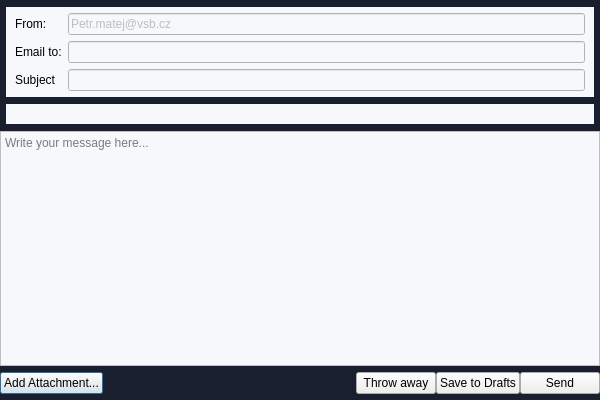
<?xml version="1.0" encoding="UTF-8"?>
<ui version="4.0">
 <class>Compose</class>
 <widget class="QDialog" name="Compose">
  <property name="geometry">
   <rect>
    <x>0</x>
    <y>0</y>
    <width>600</width>
    <height>400</height>
   </rect>
  </property>
  <property name="windowTitle">
   <string>Compose</string>
  </property>
  <property name="styleSheet">
   <string notr="true">QDialog{
background-color: rgb(26, 31, 48);
}

QHBoxLayout{
background-color: rgb(255, 255, 255);
}

QFormLayout{
background-color: rgb(255, 255, 255);
}</string>
  </property>
  <layout class="QVBoxLayout" name="verticalLayout">
   <property name="spacing">
    <number>0</number>
   </property>
   <property name="leftMargin">
    <number>0</number>
   </property>
   <property name="topMargin">
    <number>7</number>
   </property>
   <property name="rightMargin">
    <number>0</number>
   </property>
   <property name="bottomMargin">
    <number>6</number>
   </property>
   <item>
    <layout class="QVBoxLayout" name="verticalLayout_2">
     <property name="spacing">
      <number>7</number>
     </property>
     <property name="leftMargin">
      <number>6</number>
     </property>
     <property name="topMargin">
      <number>0</number>
     </property>
     <property name="rightMargin">
      <number>6</number>
     </property>
     <property name="bottomMargin">
      <number>7</number>
     </property>
     <item>
      <widget class="QWidget" name="formWidget" native="true">
       <property name="palette">
        <palette>
         <active>
          <colorrole role="WindowText">
           <brush brushstyle="SolidPattern">
            <color alpha="255">
             <red>0</red>
             <green>0</green>
             <blue>0</blue>
            </color>
           </brush>
          </colorrole>
          <colorrole role="Button">
           <brush brushstyle="SolidPattern">
            <color alpha="255">
             <red>246</red>
             <green>248</green>
             <blue>252</blue>
            </color>
           </brush>
          </colorrole>
          <colorrole role="Text">
           <brush brushstyle="SolidPattern">
            <color alpha="255">
             <red>0</red>
             <green>0</green>
             <blue>0</blue>
            </color>
           </brush>
          </colorrole>
          <colorrole role="ButtonText">
           <brush brushstyle="SolidPattern">
            <color alpha="255">
             <red>0</red>
             <green>0</green>
             <blue>0</blue>
            </color>
           </brush>
          </colorrole>
          <colorrole role="Base">
           <brush brushstyle="SolidPattern">
            <color alpha="255">
             <red>246</red>
             <green>248</green>
             <blue>252</blue>
            </color>
           </brush>
          </colorrole>
          <colorrole role="Window">
           <brush brushstyle="SolidPattern">
            <color alpha="255">
             <red>246</red>
             <green>248</green>
             <blue>252</blue>
            </color>
           </brush>
          </colorrole>
          <colorrole role="ToolTipText">
           <brush brushstyle="SolidPattern">
            <color alpha="255">
             <red>0</red>
             <green>0</green>
             <blue>0</blue>
            </color>
           </brush>
          </colorrole>
          <colorrole role="PlaceholderText">
           <brush brushstyle="SolidPattern">
            <color alpha="128">
             <red>0</red>
             <green>0</green>
             <blue>0</blue>
            </color>
           </brush>
          </colorrole>
         </active>
         <inactive>
          <colorrole role="WindowText">
           <brush brushstyle="SolidPattern">
            <color alpha="255">
             <red>0</red>
             <green>0</green>
             <blue>0</blue>
            </color>
           </brush>
          </colorrole>
          <colorrole role="Button">
           <brush brushstyle="SolidPattern">
            <color alpha="255">
             <red>246</red>
             <green>248</green>
             <blue>252</blue>
            </color>
           </brush>
          </colorrole>
          <colorrole role="Text">
           <brush brushstyle="SolidPattern">
            <color alpha="255">
             <red>0</red>
             <green>0</green>
             <blue>0</blue>
            </color>
           </brush>
          </colorrole>
          <colorrole role="ButtonText">
           <brush brushstyle="SolidPattern">
            <color alpha="255">
             <red>0</red>
             <green>0</green>
             <blue>0</blue>
            </color>
           </brush>
          </colorrole>
          <colorrole role="Base">
           <brush brushstyle="SolidPattern">
            <color alpha="255">
             <red>246</red>
             <green>248</green>
             <blue>252</blue>
            </color>
           </brush>
          </colorrole>
          <colorrole role="Window">
           <brush brushstyle="SolidPattern">
            <color alpha="255">
             <red>246</red>
             <green>248</green>
             <blue>252</blue>
            </color>
           </brush>
          </colorrole>
          <colorrole role="ToolTipText">
           <brush brushstyle="SolidPattern">
            <color alpha="255">
             <red>0</red>
             <green>0</green>
             <blue>0</blue>
            </color>
           </brush>
          </colorrole>
          <colorrole role="PlaceholderText">
           <brush brushstyle="SolidPattern">
            <color alpha="128">
             <red>0</red>
             <green>0</green>
             <blue>0</blue>
            </color>
           </brush>
          </colorrole>
         </inactive>
         <disabled>
          <colorrole role="WindowText">
           <brush brushstyle="SolidPattern">
            <color alpha="96">
             <red>164</red>
             <green>166</green>
             <blue>168</blue>
            </color>
           </brush>
          </colorrole>
          <colorrole role="Button">
           <brush brushstyle="SolidPattern">
            <color alpha="255">
             <red>246</red>
             <green>248</green>
             <blue>252</blue>
            </color>
           </brush>
          </colorrole>
          <colorrole role="Text">
           <brush brushstyle="SolidPattern">
            <color alpha="96">
             <red>164</red>
             <green>166</green>
             <blue>168</blue>
            </color>
           </brush>
          </colorrole>
          <colorrole role="ButtonText">
           <brush brushstyle="SolidPattern">
            <color alpha="96">
             <red>164</red>
             <green>166</green>
             <blue>168</blue>
            </color>
           </brush>
          </colorrole>
          <colorrole role="Base">
           <brush brushstyle="SolidPattern">
            <color alpha="255">
             <red>246</red>
             <green>248</green>
             <blue>252</blue>
            </color>
           </brush>
          </colorrole>
          <colorrole role="Window">
           <brush brushstyle="SolidPattern">
            <color alpha="255">
             <red>246</red>
             <green>248</green>
             <blue>252</blue>
            </color>
           </brush>
          </colorrole>
          <colorrole role="ToolTipText">
           <brush brushstyle="SolidPattern">
            <color alpha="255">
             <red>0</red>
             <green>0</green>
             <blue>0</blue>
            </color>
           </brush>
          </colorrole>
          <colorrole role="PlaceholderText">
           <brush brushstyle="SolidPattern">
            <color alpha="128">
             <red>208</red>
             <green>208</green>
             <blue>208</blue>
            </color>
           </brush>
          </colorrole>
         </disabled>
        </palette>
       </property>
       <property name="styleSheet">
        <string notr="true">QWidget{
background-color: #F6F8FC;
}</string>
       </property>
       <layout class="QFormLayout" name="formLayout">
        <property name="leftMargin">
         <number>9</number>
        </property>
        <property name="topMargin">
         <number>6</number>
        </property>
        <property name="rightMargin">
         <number>9</number>
        </property>
        <property name="bottomMargin">
         <number>6</number>
        </property>
        <item row="0" column="0">
         <widget class="QLabel" name="label">
          <property name="styleSheet">
           <string notr="true">QFormLayout{
background-color: rgb(255, 255, 255);
}</string>
          </property>
          <property name="text">
           <string>From:</string>
          </property>
         </widget>
        </item>
        <item row="0" column="1">
         <widget class="QLineEdit" name="lineEdit">
          <property name="enabled">
           <bool>false</bool>
          </property>
          <property name="text">
           <string>Petr.matej@vsb.cz</string>
          </property>
         </widget>
        </item>
        <item row="1" column="0">
         <widget class="QLabel" name="label_2">
          <property name="text">
           <string>Email to:</string>
          </property>
         </widget>
        </item>
        <item row="1" column="1">
         <widget class="QLineEdit" name="lineEdit_2"/>
        </item>
        <item row="2" column="0">
         <widget class="QLabel" name="label_3">
          <property name="text">
           <string>Subject</string>
          </property>
         </widget>
        </item>
        <item row="2" column="1">
         <widget class="QLineEdit" name="lineEdit_3"/>
        </item>
       </layout>
      </widget>
     </item>
     <item>
      <widget class="QFrame" name="horizontalFrame">
       <property name="sizePolicy">
        <sizepolicy hsizetype="Preferred" vsizetype="Fixed">
         <horstretch>0</horstretch>
         <verstretch>0</verstretch>
        </sizepolicy>
       </property>
       <property name="contextMenuPolicy">
        <enum>Qt::DefaultContextMenu</enum>
       </property>
       <property name="styleSheet">
        <string notr="true">QWidget{
background-color: #F6F8FC;
}</string>
       </property>
       <layout class="QHBoxLayout" name="horizontalLayout">
        <property name="spacing">
         <number>0</number>
        </property>
        <property name="leftMargin">
         <number>9</number>
        </property>
        <property name="topMargin">
         <number>0</number>
        </property>
        <property name="rightMargin">
         <number>9</number>
        </property>
        <property name="bottomMargin">
         <number>0</number>
        </property>
        <item>
         <widget class="QLabel" name="label_48">
          <property name="sizePolicy">
           <sizepolicy hsizetype="Fixed" vsizetype="Preferred">
            <horstretch>0</horstretch>
            <verstretch>0</verstretch>
           </sizepolicy>
          </property>
          <property name="autoFillBackground">
           <bool>false</bool>
          </property>
          <property name="styleSheet">
           <string notr="true">QLabel:hover{
background-color: #3e55ff;
}</string>
          </property>
          <property name="text">
           <string/>
          </property>
          <property name="textFormat">
           <enum>Qt::AutoText</enum>
          </property>
          <property name="pixmap">
           <pixmap resource="img.qrc">:/images/toolbar/baseline_undo_black_18dp.png</pixmap>
          </property>
          <property name="scaledContents">
           <bool>false</bool>
          </property>
          <property name="alignment">
           <set>Qt::AlignCenter</set>
          </property>
          <property name="margin">
           <number>3</number>
          </property>
         </widget>
        </item>
        <item>
         <widget class="QLabel" name="label_43">
          <property name="sizePolicy">
           <sizepolicy hsizetype="Fixed" vsizetype="Preferred">
            <horstretch>0</horstretch>
            <verstretch>0</verstretch>
           </sizepolicy>
          </property>
          <property name="autoFillBackground">
           <bool>false</bool>
          </property>
          <property name="styleSheet">
           <string notr="true">QLabel:hover{
background-color: #3e55ff;
}</string>
          </property>
          <property name="text">
           <string/>
          </property>
          <property name="textFormat">
           <enum>Qt::AutoText</enum>
          </property>
          <property name="pixmap">
           <pixmap resource="img.qrc">:/images/toolbar/baseline_redo_black_18dp.png</pixmap>
          </property>
          <property name="scaledContents">
           <bool>false</bool>
          </property>
          <property name="alignment">
           <set>Qt::AlignCenter</set>
          </property>
          <property name="margin">
           <number>3</number>
          </property>
         </widget>
        </item>
        <item>
         <widget class="QLabel" name="label_37">
          <property name="sizePolicy">
           <sizepolicy hsizetype="Fixed" vsizetype="Preferred">
            <horstretch>0</horstretch>
            <verstretch>0</verstretch>
           </sizepolicy>
          </property>
          <property name="autoFillBackground">
           <bool>false</bool>
          </property>
          <property name="styleSheet">
           <string notr="true">QLabel:hover{
background-color: #3e55ff;
}</string>
          </property>
          <property name="text">
           <string/>
          </property>
          <property name="textFormat">
           <enum>Qt::AutoText</enum>
          </property>
          <property name="pixmap">
           <pixmap resource="img.qrc">:/images/toolbar/baseline_format_bold_black_18dp.png</pixmap>
          </property>
          <property name="scaledContents">
           <bool>false</bool>
          </property>
          <property name="alignment">
           <set>Qt::AlignCenter</set>
          </property>
          <property name="margin">
           <number>3</number>
          </property>
         </widget>
        </item>
        <item>
         <widget class="QLabel" name="label_46">
          <property name="sizePolicy">
           <sizepolicy hsizetype="Fixed" vsizetype="Preferred">
            <horstretch>0</horstretch>
            <verstretch>0</verstretch>
           </sizepolicy>
          </property>
          <property name="autoFillBackground">
           <bool>false</bool>
          </property>
          <property name="styleSheet">
           <string notr="true">QLabel:hover{
background-color: #3e55ff;
}</string>
          </property>
          <property name="text">
           <string/>
          </property>
          <property name="textFormat">
           <enum>Qt::AutoText</enum>
          </property>
          <property name="pixmap">
           <pixmap resource="img.qrc">:/images/toolbar/baseline_title_black_18dp.png</pixmap>
          </property>
          <property name="scaledContents">
           <bool>false</bool>
          </property>
          <property name="alignment">
           <set>Qt::AlignCenter</set>
          </property>
          <property name="margin">
           <number>3</number>
          </property>
         </widget>
        </item>
        <item>
         <widget class="QLabel" name="label_41">
          <property name="sizePolicy">
           <sizepolicy hsizetype="Fixed" vsizetype="Preferred">
            <horstretch>0</horstretch>
            <verstretch>0</verstretch>
           </sizepolicy>
          </property>
          <property name="autoFillBackground">
           <bool>false</bool>
          </property>
          <property name="styleSheet">
           <string notr="true">QLabel:hover{
background-color: #3e55ff;
}</string>
          </property>
          <property name="text">
           <string/>
          </property>
          <property name="textFormat">
           <enum>Qt::AutoText</enum>
          </property>
          <property name="pixmap">
           <pixmap resource="img.qrc">:/images/toolbar/baseline_format_underlined_black_18dp.png</pixmap>
          </property>
          <property name="scaledContents">
           <bool>false</bool>
          </property>
          <property name="alignment">
           <set>Qt::AlignCenter</set>
          </property>
          <property name="margin">
           <number>3</number>
          </property>
         </widget>
        </item>
        <item>
         <widget class="QLabel" name="label_40">
          <property name="sizePolicy">
           <sizepolicy hsizetype="Fixed" vsizetype="Preferred">
            <horstretch>0</horstretch>
            <verstretch>0</verstretch>
           </sizepolicy>
          </property>
          <property name="autoFillBackground">
           <bool>false</bool>
          </property>
          <property name="styleSheet">
           <string notr="true">QLabel:hover{
background-color: #3e55ff;
}</string>
          </property>
          <property name="text">
           <string/>
          </property>
          <property name="textFormat">
           <enum>Qt::AutoText</enum>
          </property>
          <property name="pixmap">
           <pixmap resource="img.qrc">:/images/toolbar/baseline_format_color_text_black_18dp.png</pixmap>
          </property>
          <property name="scaledContents">
           <bool>false</bool>
          </property>
          <property name="alignment">
           <set>Qt::AlignCenter</set>
          </property>
          <property name="margin">
           <number>3</number>
          </property>
         </widget>
        </item>
        <item>
         <widget class="QLabel" name="label_39">
          <property name="sizePolicy">
           <sizepolicy hsizetype="Fixed" vsizetype="Preferred">
            <horstretch>0</horstretch>
            <verstretch>0</verstretch>
           </sizepolicy>
          </property>
          <property name="autoFillBackground">
           <bool>false</bool>
          </property>
          <property name="styleSheet">
           <string notr="true">QLabel:hover{
background-color: #3e55ff;
}</string>
          </property>
          <property name="text">
           <string/>
          </property>
          <property name="textFormat">
           <enum>Qt::AutoText</enum>
          </property>
          <property name="pixmap">
           <pixmap resource="img.qrc">:/images/toolbar/baseline_format_color_fill_black_18dp.png</pixmap>
          </property>
          <property name="scaledContents">
           <bool>false</bool>
          </property>
          <property name="alignment">
           <set>Qt::AlignCenter</set>
          </property>
          <property name="margin">
           <number>3</number>
          </property>
         </widget>
        </item>
        <item>
         <widget class="QLabel" name="label_47">
          <property name="sizePolicy">
           <sizepolicy hsizetype="Fixed" vsizetype="Preferred">
            <horstretch>0</horstretch>
            <verstretch>0</verstretch>
           </sizepolicy>
          </property>
          <property name="autoFillBackground">
           <bool>false</bool>
          </property>
          <property name="styleSheet">
           <string notr="true">QLabel:hover{
background-color: #3e55ff;
}</string>
          </property>
          <property name="text">
           <string/>
          </property>
          <property name="textFormat">
           <enum>Qt::AutoText</enum>
          </property>
          <property name="pixmap">
           <pixmap resource="img.qrc">:/images/toolbar/baseline_text_format_black_18dp.png</pixmap>
          </property>
          <property name="scaledContents">
           <bool>false</bool>
          </property>
          <property name="alignment">
           <set>Qt::AlignCenter</set>
          </property>
          <property name="margin">
           <number>3</number>
          </property>
         </widget>
        </item>
        <item>
         <widget class="QLabel" name="label_33">
          <property name="sizePolicy">
           <sizepolicy hsizetype="Fixed" vsizetype="Preferred">
            <horstretch>0</horstretch>
            <verstretch>0</verstretch>
           </sizepolicy>
          </property>
          <property name="autoFillBackground">
           <bool>false</bool>
          </property>
          <property name="styleSheet">
           <string notr="true">QLabel:hover{
background-color: #3e55ff;
}</string>
          </property>
          <property name="text">
           <string/>
          </property>
          <property name="textFormat">
           <enum>Qt::AutoText</enum>
          </property>
          <property name="pixmap">
           <pixmap resource="img.qrc">:/images/toolbar/baseline_add_black_18dp.png</pixmap>
          </property>
          <property name="scaledContents">
           <bool>false</bool>
          </property>
          <property name="alignment">
           <set>Qt::AlignCenter</set>
          </property>
          <property name="margin">
           <number>3</number>
          </property>
         </widget>
        </item>
        <item>
         <widget class="QLabel" name="label_36">
          <property name="sizePolicy">
           <sizepolicy hsizetype="Fixed" vsizetype="Preferred">
            <horstretch>0</horstretch>
            <verstretch>0</verstretch>
           </sizepolicy>
          </property>
          <property name="autoFillBackground">
           <bool>false</bool>
          </property>
          <property name="styleSheet">
           <string notr="true">QLabel:hover{
background-color: #3e55ff;
}</string>
          </property>
          <property name="text">
           <string/>
          </property>
          <property name="textFormat">
           <enum>Qt::AutoText</enum>
          </property>
          <property name="pixmap">
           <pixmap resource="img.qrc">:/images/toolbar/baseline_create_black_18dp.png</pixmap>
          </property>
          <property name="scaledContents">
           <bool>false</bool>
          </property>
          <property name="alignment">
           <set>Qt::AlignCenter</set>
          </property>
          <property name="margin">
           <number>3</number>
          </property>
         </widget>
        </item>
        <item>
         <widget class="QLabel" name="label_34">
          <property name="sizePolicy">
           <sizepolicy hsizetype="Fixed" vsizetype="Preferred">
            <horstretch>0</horstretch>
            <verstretch>0</verstretch>
           </sizepolicy>
          </property>
          <property name="autoFillBackground">
           <bool>false</bool>
          </property>
          <property name="styleSheet">
           <string notr="true">QLabel:hover{
background-color: #3e55ff;
}</string>
          </property>
          <property name="text">
           <string/>
          </property>
          <property name="textFormat">
           <enum>Qt::AutoText</enum>
          </property>
          <property name="pixmap">
           <pixmap resource="img.qrc">:/images/toolbar/baseline_attach_file_black_18dp.png</pixmap>
          </property>
          <property name="scaledContents">
           <bool>false</bool>
          </property>
          <property name="alignment">
           <set>Qt::AlignCenter</set>
          </property>
          <property name="margin">
           <number>3</number>
          </property>
         </widget>
        </item>
        <item>
         <widget class="QLabel" name="label_35">
          <property name="sizePolicy">
           <sizepolicy hsizetype="Fixed" vsizetype="Preferred">
            <horstretch>0</horstretch>
            <verstretch>0</verstretch>
           </sizepolicy>
          </property>
          <property name="autoFillBackground">
           <bool>false</bool>
          </property>
          <property name="styleSheet">
           <string notr="true">QLabel:hover{
background-color: #3e55ff;
}</string>
          </property>
          <property name="text">
           <string/>
          </property>
          <property name="textFormat">
           <enum>Qt::AutoText</enum>
          </property>
          <property name="pixmap">
           <pixmap resource="img.qrc">:/images/toolbar/baseline_backspace_black_18dp.png</pixmap>
          </property>
          <property name="scaledContents">
           <bool>false</bool>
          </property>
          <property name="alignment">
           <set>Qt::AlignCenter</set>
          </property>
          <property name="margin">
           <number>3</number>
          </property>
         </widget>
        </item>
        <item>
         <widget class="QLabel" name="label_38">
          <property name="sizePolicy">
           <sizepolicy hsizetype="Fixed" vsizetype="Preferred">
            <horstretch>0</horstretch>
            <verstretch>0</verstretch>
           </sizepolicy>
          </property>
          <property name="autoFillBackground">
           <bool>false</bool>
          </property>
          <property name="styleSheet">
           <string notr="true">QLabel:hover{
background-color: #3e55ff;
}</string>
          </property>
          <property name="text">
           <string/>
          </property>
          <property name="textFormat">
           <enum>Qt::AutoText</enum>
          </property>
          <property name="pixmap">
           <pixmap resource="img.qrc">:/images/toolbar/baseline_format_clear_black_18dp.png</pixmap>
          </property>
          <property name="scaledContents">
           <bool>false</bool>
          </property>
          <property name="alignment">
           <set>Qt::AlignCenter</set>
          </property>
          <property name="margin">
           <number>3</number>
          </property>
         </widget>
        </item>
        <item>
         <widget class="QLabel" name="label_42">
          <property name="sizePolicy">
           <sizepolicy hsizetype="Fixed" vsizetype="Preferred">
            <horstretch>0</horstretch>
            <verstretch>0</verstretch>
           </sizepolicy>
          </property>
          <property name="autoFillBackground">
           <bool>false</bool>
          </property>
          <property name="styleSheet">
           <string notr="true">QLabel:hover{
background-color: #3e55ff;
}</string>
          </property>
          <property name="text">
           <string/>
          </property>
          <property name="textFormat">
           <enum>Qt::AutoText</enum>
          </property>
          <property name="pixmap">
           <pixmap resource="img.qrc">:/images/toolbar/baseline_link_black_18dp.png</pixmap>
          </property>
          <property name="scaledContents">
           <bool>false</bool>
          </property>
          <property name="alignment">
           <set>Qt::AlignCenter</set>
          </property>
          <property name="margin">
           <number>3</number>
          </property>
         </widget>
        </item>
        <item>
         <widget class="QLabel" name="label_44">
          <property name="sizePolicy">
           <sizepolicy hsizetype="Fixed" vsizetype="Preferred">
            <horstretch>0</horstretch>
            <verstretch>0</verstretch>
           </sizepolicy>
          </property>
          <property name="autoFillBackground">
           <bool>false</bool>
          </property>
          <property name="styleSheet">
           <string notr="true">QLabel:hover{
background-color: #3e55ff;
}</string>
          </property>
          <property name="text">
           <string/>
          </property>
          <property name="textFormat">
           <enum>Qt::AutoText</enum>
          </property>
          <property name="pixmap">
           <pixmap resource="img.qrc">:/images/toolbar/baseline_send_black_18dp.png</pixmap>
          </property>
          <property name="scaledContents">
           <bool>false</bool>
          </property>
          <property name="alignment">
           <set>Qt::AlignCenter</set>
          </property>
          <property name="margin">
           <number>3</number>
          </property>
         </widget>
        </item>
        <item>
         <widget class="QLabel" name="label_45">
          <property name="sizePolicy">
           <sizepolicy hsizetype="Fixed" vsizetype="Preferred">
            <horstretch>0</horstretch>
            <verstretch>0</verstretch>
           </sizepolicy>
          </property>
          <property name="autoFillBackground">
           <bool>false</bool>
          </property>
          <property name="styleSheet">
           <string notr="true">QLabel:hover{
background-color: #3e55ff;
}</string>
          </property>
          <property name="text">
           <string/>
          </property>
          <property name="textFormat">
           <enum>Qt::AutoText</enum>
          </property>
          <property name="pixmap">
           <pixmap resource="img.qrc">:/images/toolbar/baseline_sort_black_18dp.png</pixmap>
          </property>
          <property name="scaledContents">
           <bool>false</bool>
          </property>
          <property name="alignment">
           <set>Qt::AlignCenter</set>
          </property>
          <property name="margin">
           <number>3</number>
          </property>
         </widget>
        </item>
        <item>
         <widget class="QLabel" name="label_49">
          <property name="sizePolicy">
           <sizepolicy hsizetype="Fixed" vsizetype="Preferred">
            <horstretch>0</horstretch>
            <verstretch>0</verstretch>
           </sizepolicy>
          </property>
          <property name="autoFillBackground">
           <bool>false</bool>
          </property>
          <property name="styleSheet">
           <string notr="true">QLabel:hover{
background-color: #3e55ff;
}</string>
          </property>
          <property name="text">
           <string/>
          </property>
          <property name="textFormat">
           <enum>Qt::AutoText</enum>
          </property>
          <property name="pixmap">
           <pixmap resource="img.qrc">:/images/toolbar/baseline_wrap_text_black_18dp.png</pixmap>
          </property>
          <property name="scaledContents">
           <bool>false</bool>
          </property>
          <property name="alignment">
           <set>Qt::AlignCenter</set>
          </property>
          <property name="margin">
           <number>3</number>
          </property>
         </widget>
        </item>
        <item>
         <spacer name="horizontalSpacer">
          <property name="orientation">
           <enum>Qt::Horizontal</enum>
          </property>
          <property name="sizeType">
           <enum>QSizePolicy::Preferred</enum>
          </property>
          <property name="sizeHint" stdset="0">
           <size>
            <width>1000</width>
            <height>20</height>
           </size>
          </property>
         </spacer>
        </item>
       </layout>
      </widget>
     </item>
    </layout>
   </item>
   <item>
    <layout class="QVBoxLayout" name="verticalLayout_3">
     <property name="bottomMargin">
      <number>6</number>
     </property>
     <item>
      <widget class="QTextEdit" name="textEdit">
       <property name="sizePolicy">
        <sizepolicy hsizetype="Expanding" vsizetype="Expanding">
         <horstretch>0</horstretch>
         <verstretch>0</verstretch>
        </sizepolicy>
       </property>
       <property name="palette">
        <palette>
         <active>
          <colorrole role="Button">
           <brush brushstyle="SolidPattern">
            <color alpha="255">
             <red>246</red>
             <green>248</green>
             <blue>252</blue>
            </color>
           </brush>
          </colorrole>
          <colorrole role="Text">
           <brush brushstyle="SolidPattern">
            <color alpha="255">
             <red>0</red>
             <green>0</green>
             <blue>0</blue>
            </color>
           </brush>
          </colorrole>
          <colorrole role="Base">
           <brush brushstyle="SolidPattern">
            <color alpha="255">
             <red>246</red>
             <green>248</green>
             <blue>252</blue>
            </color>
           </brush>
          </colorrole>
          <colorrole role="Window">
           <brush brushstyle="SolidPattern">
            <color alpha="255">
             <red>246</red>
             <green>248</green>
             <blue>252</blue>
            </color>
           </brush>
          </colorrole>
          <colorrole role="PlaceholderText">
           <brush brushstyle="SolidPattern">
            <color alpha="128">
             <red>0</red>
             <green>0</green>
             <blue>0</blue>
            </color>
           </brush>
          </colorrole>
         </active>
         <inactive>
          <colorrole role="Button">
           <brush brushstyle="SolidPattern">
            <color alpha="255">
             <red>246</red>
             <green>248</green>
             <blue>252</blue>
            </color>
           </brush>
          </colorrole>
          <colorrole role="Text">
           <brush brushstyle="SolidPattern">
            <color alpha="255">
             <red>0</red>
             <green>0</green>
             <blue>0</blue>
            </color>
           </brush>
          </colorrole>
          <colorrole role="Base">
           <brush brushstyle="SolidPattern">
            <color alpha="255">
             <red>246</red>
             <green>248</green>
             <blue>252</blue>
            </color>
           </brush>
          </colorrole>
          <colorrole role="Window">
           <brush brushstyle="SolidPattern">
            <color alpha="255">
             <red>246</red>
             <green>248</green>
             <blue>252</blue>
            </color>
           </brush>
          </colorrole>
          <colorrole role="PlaceholderText">
           <brush brushstyle="SolidPattern">
            <color alpha="128">
             <red>0</red>
             <green>0</green>
             <blue>0</blue>
            </color>
           </brush>
          </colorrole>
         </inactive>
         <disabled>
          <colorrole role="Button">
           <brush brushstyle="SolidPattern">
            <color alpha="255">
             <red>246</red>
             <green>248</green>
             <blue>252</blue>
            </color>
           </brush>
          </colorrole>
          <colorrole role="Text">
           <brush brushstyle="SolidPattern">
            <color alpha="96">
             <red>164</red>
             <green>166</green>
             <blue>168</blue>
            </color>
           </brush>
          </colorrole>
          <colorrole role="Base">
           <brush brushstyle="SolidPattern">
            <color alpha="255">
             <red>246</red>
             <green>248</green>
             <blue>252</blue>
            </color>
           </brush>
          </colorrole>
          <colorrole role="Window">
           <brush brushstyle="SolidPattern">
            <color alpha="255">
             <red>246</red>
             <green>248</green>
             <blue>252</blue>
            </color>
           </brush>
          </colorrole>
          <colorrole role="PlaceholderText">
           <brush brushstyle="SolidPattern">
            <color alpha="128">
             <red>0</red>
             <green>0</green>
             <blue>0</blue>
            </color>
           </brush>
          </colorrole>
         </disabled>
        </palette>
       </property>
       <property name="styleSheet">
        <string notr="true">QTextEdit{
background-color: #F6F8FC;
}</string>
       </property>
       <property name="frameShadow">
        <enum>QFrame::Sunken</enum>
       </property>
       <property name="html">
        <string>&lt;!DOCTYPE HTML PUBLIC &quot;-//W3C//DTD HTML 4.0//EN&quot; &quot;http://www.w3.org/TR/REC-html40/strict.dtd&quot;&gt;
&lt;html&gt;&lt;head&gt;&lt;meta name=&quot;qrichtext&quot; content=&quot;1&quot; /&gt;&lt;style type=&quot;text/css&quot;&gt;
p, li { white-space: pre-wrap; }
&lt;/style&gt;&lt;/head&gt;&lt;body style=&quot; font-family:'MS Shell Dlg 2'; font-size:8.25pt; font-weight:400; font-style:normal;&quot;&gt;
&lt;p style=&quot;-qt-paragraph-type:empty; margin-top:0px; margin-bottom:0px; margin-left:0px; margin-right:0px; -qt-block-indent:0; text-indent:0px;&quot;&gt;&lt;br /&gt;&lt;/p&gt;&lt;/body&gt;&lt;/html&gt;</string>
       </property>
       <property name="placeholderText">
        <string>Write your message here...</string>
       </property>
      </widget>
     </item>
    </layout>
   </item>
   <item>
    <layout class="QHBoxLayout" name="horizontalLayout_2">
     <item>
      <widget class="QPushButton" name="pushButton">
       <property name="text">
        <string>Add Attachment...</string>
       </property>
      </widget>
     </item>
     <item>
      <widget class="QDialogButtonBox" name="buttonBox">
       <property name="orientation">
        <enum>Qt::Horizontal</enum>
       </property>
       <property name="standardButtons">
        <set>QDialogButtonBox::NoButton</set>
       </property>
       <property name="centerButtons">
        <bool>false</bool>
       </property>
      </widget>
     </item>
     <item>
      <widget class="QPushButton" name="pushButton_4">
       <property name="text">
        <string>Throw away</string>
       </property>
      </widget>
     </item>
     <item>
      <widget class="QPushButton" name="pushButton_3">
       <property name="text">
        <string>Save to Drafts</string>
       </property>
      </widget>
     </item>
     <item>
      <widget class="QPushButton" name="pushButton_2">
       <property name="text">
        <string>Send</string>
       </property>
      </widget>
     </item>
    </layout>
   </item>
  </layout>
 </widget>
 <resources>
  <include location="img.qrc"/>
 </resources>
 <connections>
  <connection>
   <sender>buttonBox</sender>
   <signal>accepted()</signal>
   <receiver>Compose</receiver>
   <slot>accept()</slot>
   <hints>
    <hint type="sourcelabel">
     <x>248</x>
     <y>254</y>
    </hint>
    <hint type="destinationlabel">
     <x>157</x>
     <y>274</y>
    </hint>
   </hints>
  </connection>
  <connection>
   <sender>buttonBox</sender>
   <signal>rejected()</signal>
   <receiver>Compose</receiver>
   <slot>reject()</slot>
   <hints>
    <hint type="sourcelabel">
     <x>316</x>
     <y>260</y>
    </hint>
    <hint type="destinationlabel">
     <x>286</x>
     <y>274</y>
    </hint>
   </hints>
  </connection>
 </connections>
</ui>
